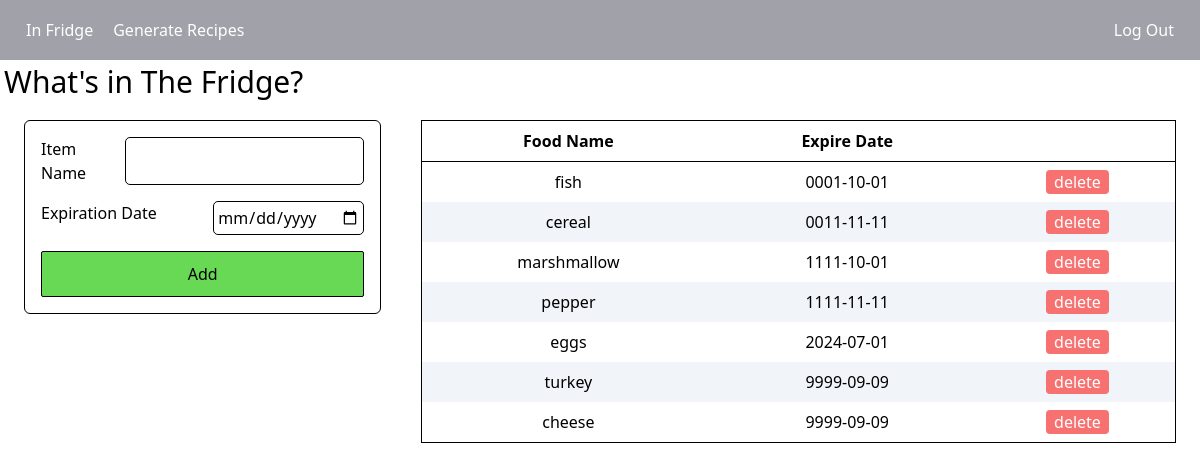
/stock (signed in), run on the app's committed database.
### main1.py (models this page shows, shortened)
class Stock(db.Model):
    id = db.Column(db.Integer, primary_key=True)
    user_id = db.Column(db.Integer, nullable=False)
    food_name = db.Column(db.String(100), nullable=False)
    expiration_date = db.Column(db.Date, nullable=False)

### main1.py (the view, shortened to what this page needs)
@app.route("/stock", methods=['GET', 'POST'])
@login_required
def stock():
    add_stock_form = addStockForm()
    return render_template('stock.html',
                           form=add_stock_form,
                           stock_query=query_stock(current_user.id))

### forms.py
class addStockForm(FlaskForm):
    item_name = StringField('Item Name',
                            validators=[DataRequired(), Length(min=2, max=20)])
    expire_date = DateField('Expiration Date',
                            validators=[DataRequired()])
    add_btn = SubmitField('Add')

### main1.py (called while the page is built)
@login_manager.user_loader
def load_user(user_id):
    return User.query.get(user_id)

def query_stock(user_id):
    result = db.session.execute(db.select(Stock.food_name, Stock.expiration_date).where(Stock.user_id == user_id).order_by(Stock.expiration_date)).all()  # noqa
    return result

### templates/stock.html (shortened to what this page needs)
{% extends "layout.html" %}
{% block content %}
    <div class="w-full h-full p-1">
        <h1 class="text-3xl">What's in The Fridge?</h1>
        <div class="w-full h-full flex">
            <div class="w-1/3 p-5">
                <form method="POST" action="">
                    <fieldset class="fieldset-form">
                        <div class="flex flex-col gap-4">
                            <div class="flex justify-between">
                                {{ form.item_name.label(class="") }}
                                {% if form.item_name.errors %}
                                  {{ form.item_name(class="form-control form-control-lg is-invalid") }}
                                  <div class="invalid-feedback">
                                    {% for error in form.item_name.errors%}
                                        <span>{{error}}</span>
                                    {% endfor %}
                                  </div>
                              {% else %}
                                  {{ form.item_name(class="input-field") }}
                              {% endif %}
                            </div>
                            <div class="flex justify-between">
                                {{ form.expire_date.label(class="form-control-label") }}
                                {% if form.expire_date.errors %}
                                  {{ form.expire_date(class="form-control form-control-lg is-invalid") }}
                                  <div class="invalid-feedback">
                                    {% for error in form.expire_date.errors%}
                                        <span>{{error}}</span>
                                    {% endfor %}
                                  </div>
                              {% else %}
                                  {{ form.expire_date(class="input-field") }}
                              {% endif %}
                            </div>
                            <div class="btn-divv">
                                {{ form.add_btn(class="btnn") }}
                            </div>
                        </div>
                    </fieldset>
                </form>
            </div>
            <div class="w-2/3 p-5 content-section">
                <table class="w-full border border-black p-2">
                    <thead>
                        <tr class="border-b border-black">
                            <th class="p-2">Food Name</th>
                            <th class="p-2">Expire Date</th>
                            <th></th>
                        </tr>
                    </thead>
                    <tbody>
                        {% if not stock_query %}
                            <tr>
                                <td class="p-2">
                                    No items yet...
                                </td>
                            </tr>
                        {% else %}
                            {% for f in stock_query%}
                                <tr class="even:bg-slate-100">
                                    <td class="text-center p-2">{{f[0]}}</td>
                                    <td class="text-center p-2">{{f[1]}}</td>
                                    <td class="text-center p-2">
                                        <a href="{{ url_for('remove_stock', item_name=f[0]) }}"
                                            onclick="return confirm('Do you want to delete food {{ f[0] }}?');" title="Delete Food">
                                            <button class="px-2 bg-red-400 rounded text-white">delete</button>
                                        </a>
                                    </td>
                                </tr>
                            {% endfor %}
                        {% endif %}
                    </tbody>
                  </table>
            </div>
        </div>
    </div>
{% endblock content%}

### data on the page
Stock: food_name "fish", expiration_date "0001-10-01"
Stock: food_name "cereal", expiration_date "0011-11-11"
Stock: food_name "marshmallow", expiration_date "1111-10-01"
Stock: food_name "pepper", expiration_date "1111-11-11"
Stock: food_name "eggs", expiration_date "2024-07-01"
Stock: food_name "turkey", expiration_date "9999-09-09"
Stock: food_name "cheese", expiration_date "9999-09-09"
